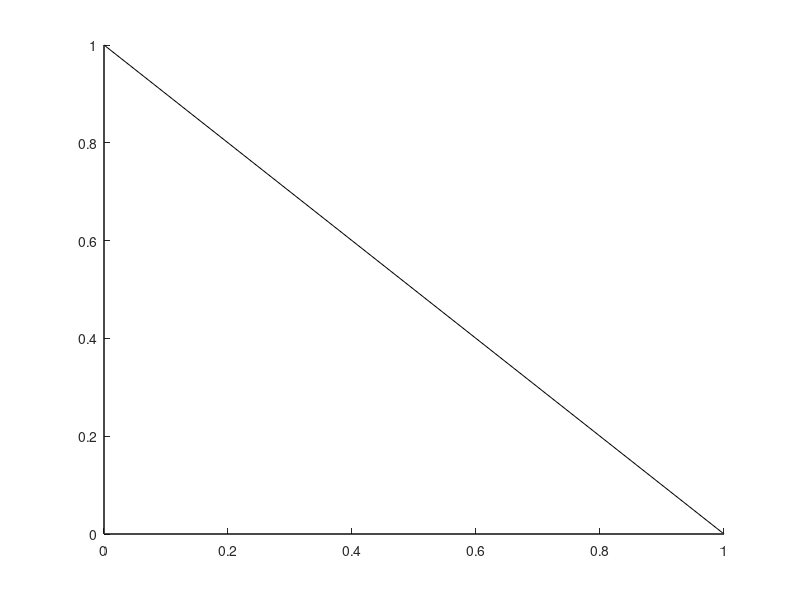

The MATLAB source for this figure:
hold on
line([1 0],[0 0],[0 1],'Color',[0 0 0])
line([0 0],[0 1],[1 0],'Color',[0 0 0])
line([1 0],[0 1],[0 0],'Color',[0 0 0])
hold off